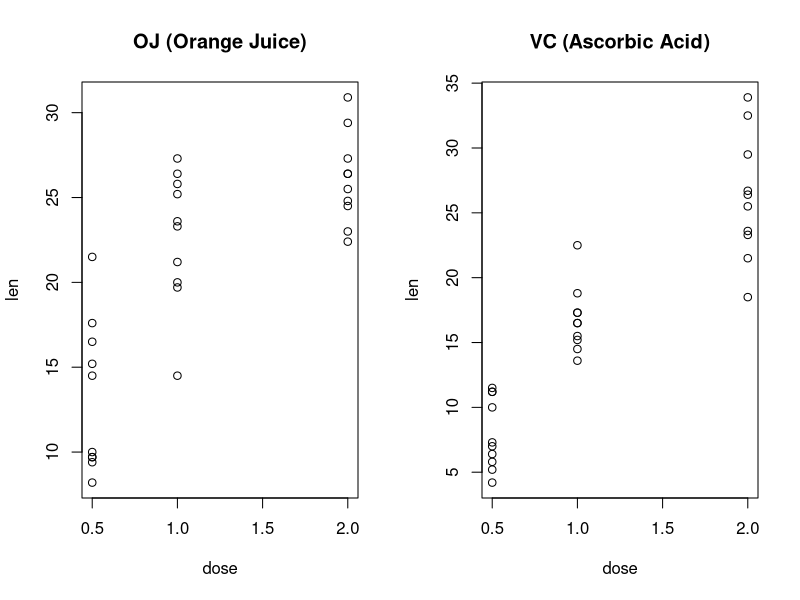

R code for this plot:
## ---- chunk 1
library(datasets)
summary(ToothGrowth$len)
## ---- chunk 2
#Create a list by supplement type
by_supp <- split(ToothGrowth$len, ToothGrowth$supp)
summary(by_supp$OJ)
summary(by_supp$VC)
## ---- chunk 3
#Create a list by dosage levels
by_dose <- split(ToothGrowth$len, ToothGrowth$dose)
summary(by_dose$`0.5`)
summary(by_dose$`1`)
summary(by_dose$`2`)
## ---- chunk 4
require(graphics)
par(mfrow=c(1,2))
plot(len ~ dose, main="OJ (Orange Juice)", data=subset(ToothGrowth, supp == "OJ"))
plot(len ~ dose, main="VC (Ascorbic Acid)", data=subset(ToothGrowth, supp == "VC"))
## ---- chunk 5
t.test(by_supp$OJ, by_supp$VC, paired=FALSE, var.equal = TRUE)
## ---- chunk 6
t.test(by_dose$`0.5`, by_dose$`2`, paired=FALSE, var.equal = TRUE)
